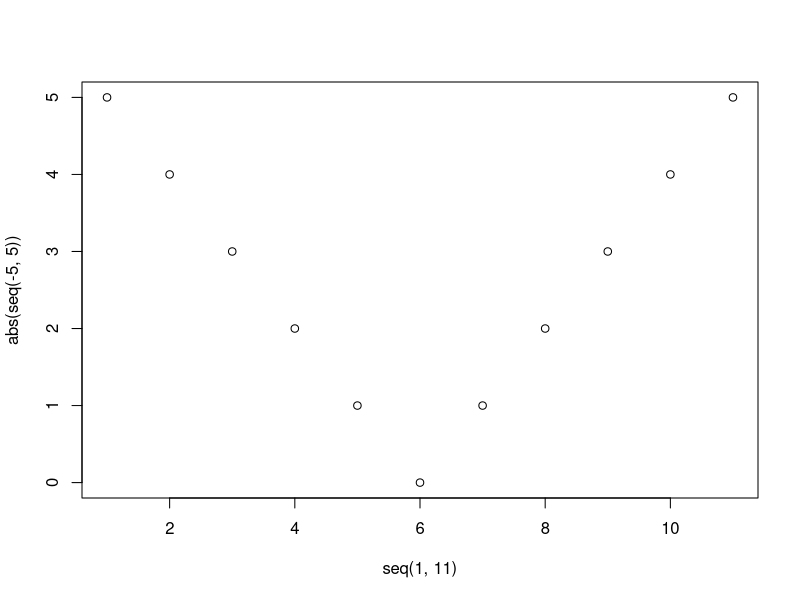

Write the R code that produced this figure.
## ---- chunk 1
knitr::opts_chunk$set(echo = TRUE)
## ---- chunk 2

n_subj <- 10 
n_trial <- 100 
n_cond <- 4

plot(seq(1,11), abs(seq(-5,5)))
